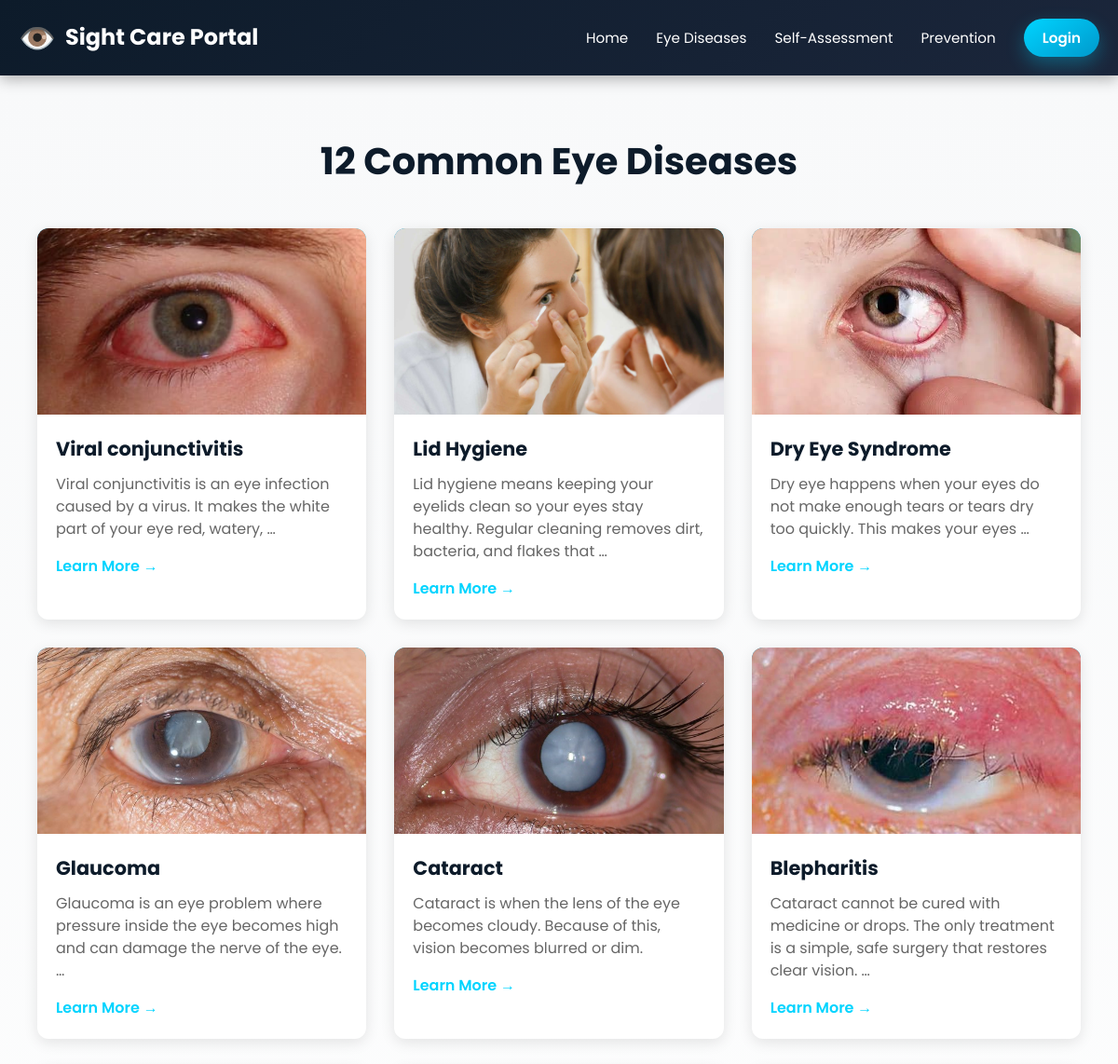
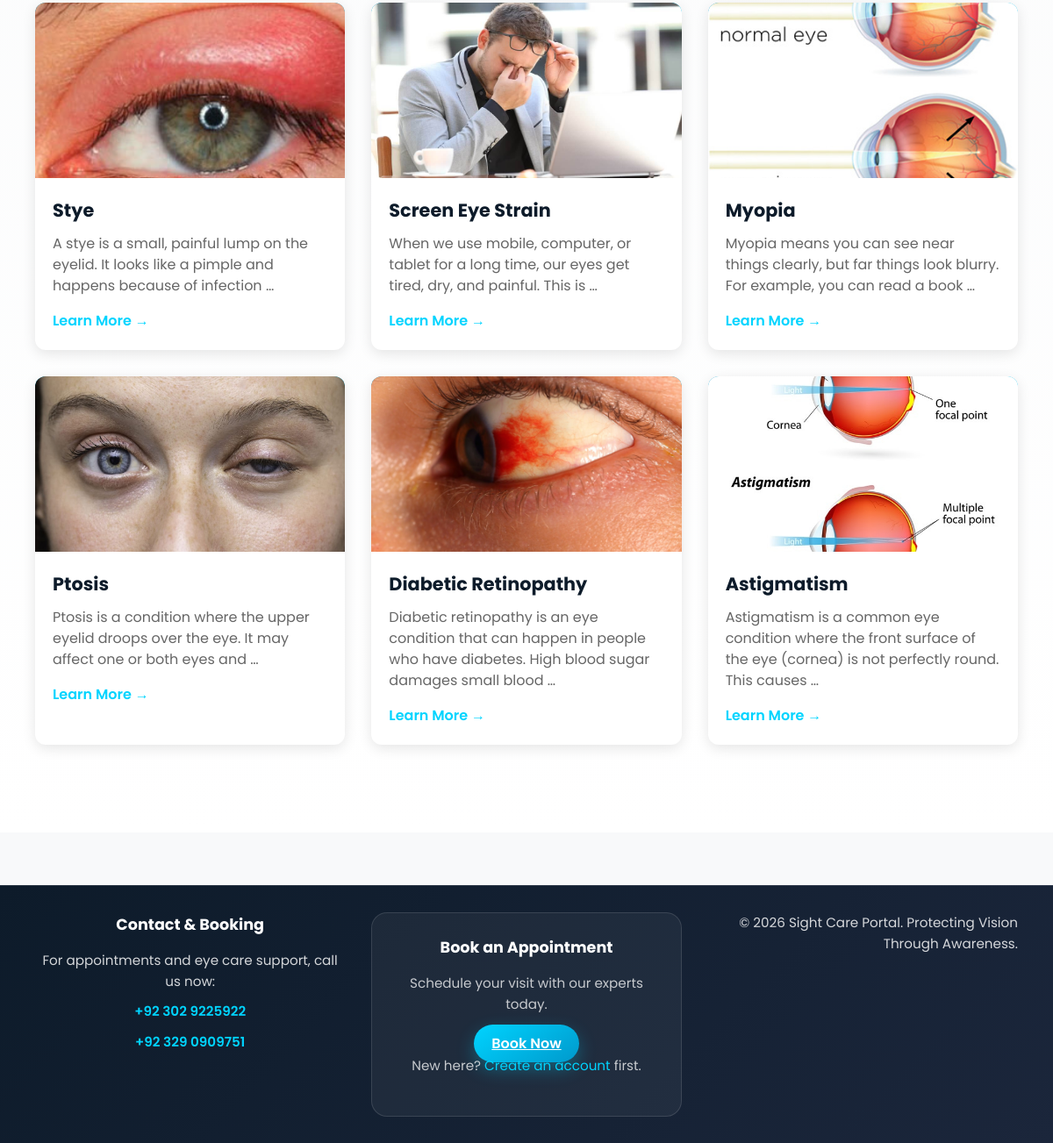
/diseases/, run on the app's committed database (2 pictures, top to bottom).
### portal/models.py (models this page shows, shortened)
class EyeDisease(models.Model):
    name = models.CharField(max_length=200)
    slug = models.SlugField(unique=True)
    image = models.ImageField(upload_to='diseases/', blank=True, null=True)
    description = models.TextField()
    symptoms = models.TextField()
    causes = models.TextField()
    prevention_tips = models.TextField()
    daily_care_tips = models.TextField()
    home_care = models.TextField()
    important_note = models.TextField()
    order = models.IntegerField(default=0)

### portal/views.py (the view)
# urls.py: path('diseases/', views.disease_list, name='disease_list'),
def disease_list(request):
    diseases = EyeDisease.objects.all().order_by('order')
    return render(request, 'portal/disease_list.html', {'diseases': diseases})

### portal/templates/portal/disease_list.html (shortened to what this page needs)
{% extends 'portal/base.html' %}
{% block content %}
<section class="disease-list">
    <div class="container">
        <h1>12 Common Eye Diseases</h1>
        <div class="disease-grid">
            {% for disease in diseases %}
            <div class="disease-card">
                {% if disease.image %}
                <img src="{{ disease.image.url }}" alt="{{ disease.name }}">
                {% else %}
                <div class="placeholder-image">👁️</div>
                {% endif %}
                <div class="disease-info">
                    <h3>{{ disease.name }}</h3>
                    <p>{{ disease.description|truncatewords:20 }}</p>
                    <a href="{% url 'disease_detail' disease.slug %}" class="btn-read-more">Learn More →</a>
                </div>
            </div>
            {% endfor %}
        </div>
    </div>
</section>
{% endblock %}

### portal/templates/portal/base.html (shortened to what this page needs)
<!DOCTYPE html>
<html lang="en">
<head>
    {% load static %}
    <link rel="stylesheet" href="{% static 'css/style.css' %}">
</head>
<body>
    <nav class="navbar">
        <div class="container">
            <a href="{% url 'home' %}" class="logo">
                <span class="logo-icon">👁️</span>
                <span>Sight Care Portal</span>
            </a>
            <ul class="nav-links">
                <li><a href="{% url 'home' %}">Home</a></li>
                <li><a href="{% url 'disease_list' %}">Eye Diseases</a></li>
                <li><a href="{% url 'self_assessment' %}">Self-Assessment</a></li>
                <li><a href="{% url 'prevention_guide' %}">Prevention</a></li>
                {% if user.is_authenticated %}
                    <li><a href="{% url 'logout' %}">Logout ({{ user.username }})</a></li>
                {% else %}
                    <li><a href="{% url 'login' %}" class="btn-primary">Login</a></li>
                {% endif %}
            </ul>
        </div>
    </nav>
    <main>
        {% block content %}{% endblock %}
    </main>
    <footer>
        <div class="container footer-grid">
            <div class="footer-info">
                <h3>Contact & Booking</h3>
                <p>For appointments and eye care support, call us now:</p>
                <p class="footer-contact"><a href="tel:+923029225922">+92 302 9225922</a></p>
                <p class="footer-contact"><a href="tel:+923290909751">+92 329 0909751</a></p>
            </div>
            <div class="footer-booking-card">
                <h3>Book an Appointment</h3>
                <p>Schedule your visit with our experts today.</p>
                <a href="{% url 'booking' %}" class="btn-primary">Book Now</a>
                <p class="footer-booking-note">New here? <a href="{% url 'signup' %}">Create an account</a> first.</p>
            </div>
            <div class="footer-copy">
                <p>&copy; 2026 Sight Care Portal. Protecting Vision Through Awareness.</p>
            </div>
        </div>
    </footer>
</body>
</html>

### portal/static/css/style.css (style rules this page uses)
* { margin: 0; padding: 0; box-sizing: border-box; }
:root { --primary-color: #00d4ff; --primary-dark: #0099cc; --secondary-color: #1b263b; --dark-bg: #0d1b2a; --light-text: #ffffff; --muted-text: rgba(255, 255, 255, 0.7); --border-color: rgba(255, 255, 255, 0.15); --success-color: #00cc66; --warning-color: #ff6b6b; --info-color: #0099ff; }
body { font-family: 'Poppins', sans-serif; color: #333; line-height: 1.6; background-color: #f8f9fa; }
html, body { scroll-behavior: smooth; }
.navbar { background: linear-gradient(135deg, #0d1b2a 0%, #1b263b 100%); padding: 15px 0; position: sticky; top: 0; z-index: 1000; box-shadow: 0 4px 15px rgba(0, 0, 0, 0.3); }
.navbar .container { display: flex; justify-content: space-between; align-items: center; max-width: 1200px; margin: 0 auto; padding: 0 20px; }
.navbar .logo { display: flex; align-items: center; gap: 10px; color: var(--light-text); text-decoration: none; font-size: 1.5rem; font-weight: 700; transition: all 0.3s ease; }
.logo-icon { font-size: 2rem; }
.navbar .nav-links { display: flex; list-style: none; gap: 30px; align-items: center; }
.navbar .nav-links a { color: var(--light-text); text-decoration: none; font-size: 0.95rem; transition: all 0.3s ease; position: relative; }
.navbar .nav-links a::after { content: ''; position: absolute; bottom: -5px; left: 0; width: 0; height: 2px; background: var(--primary-color); transition: width 0.3s ease; }
.btn-primary { background: linear-gradient(145deg, var(--primary-color), var(--primary-dark)); color: white; padding: 10px 20px !important; border-radius: 25px; font-weight: 600; border: none; transition: all 0.3s; box-shadow: 0 8px 20px rgba(0, 212, 255, 0.3); }
.container { max-width: 1200px; margin: 0 auto; padding: 0 20px; }
footer { background: #0c1724; color: white; padding: 40px 0; margin-top: 40px; }
footer .footer-grid { display: grid; grid-template-columns: repeat(3, minmax(220px, 1fr)); gap: 30px; align-items: start; }
footer h3 { margin-bottom: 15px; font-size: 1.1rem; }
.footer-info p, .footer-copy p { color: rgba(255,255,255,0.82); margin-bottom: 10px; }
.footer-contact a { color: var(--primary-color); text-decoration: none; font-weight: 600; }
.footer-booking-card { background: rgba(255,255,255,0.05); border: 1px solid rgba(255,255,255,0.12); padding: 25px; border-radius: 18px; }
.footer-booking-card p { margin: 0 0 20px; color: rgba(255,255,255,0.75); }
.footer-booking-note { margin-top: 12px; font-size: 0.95rem; color: rgba(255,255,255,0.72); }
.footer-booking-note a { color: var(--primary-color); text-decoration: none; }
.footer-copy { text-align: right; }
.disease-list { padding: 60px 20px; background: linear-gradient(180deg, #f8f9fa 0%, #ffffff 100%); }
.disease-list h1 { font-size: 2.5rem; color: #0d1b2a; margin-bottom: 40px; text-align: center; }
.disease-grid { display: grid; grid-template-columns: repeat(auto-fill, minmax(280px, 1fr)); gap: 30px; margin-bottom: 40px; }
.disease-card { background: white; border-radius: 12px; overflow: hidden; box-shadow: 0 4px 15px rgba(0, 0, 0, 0.1); transition: all 0.3s ease; transform: translateY(0); }
.disease-card img, .placeholder-image { width: 100%; height: 200px; object-fit: cover; background: linear-gradient(135deg, #0099cc, #00d4ff); display: flex; align-items: center; justify-content: center; font-size: 3rem; }
.disease-info { padding: 20px; }
.disease-info h3 { font-size: 1.3rem; color: #0d1b2a; margin-bottom: 10px; }
.disease-info p { color: #666; margin-bottom: 15px; line-height: 1.5; }
.btn-read-more { display: inline-block; color: var(--primary-color); text-decoration: none; font-weight: 600; transition: all 0.3s; }
footer { background: linear-gradient(135deg, #0d1b2a 0%, #1b263b 100%); color: var(--light-text); text-align: center; padding: 30px 20px; margin-top: 60px; border-top: 1px solid rgba(255, 255, 255, 0.1); }
footer p { margin: 0; font-size: 0.95rem; }

### data on the page
EyeDisease: image (picture), name "Viral conjunctivitis", description "Viral conjunctivitis is an eye infection caused by a virus. It makes the white part of your eye red, watery, …"
EyeDisease: image (picture), name "Lid Hygiene", description "Lid hygiene means keeping your eyelids clean so your eyes stay healthy. Regular cleaning removes dirt, bacteria, and flakes that …"
EyeDisease: image (picture), name "Dry Eye Syndrome", description "Dry eye happens when your eyes do not make enough tears or tears dry too quickly. This makes your eyes …"
EyeDisease: image (picture), name "Glaucoma", description "Glaucoma is an eye problem where pressure inside the eye becomes high and can damage the nerve of the eye. …"
EyeDisease: image (picture), name "Cataract", description "Cataract is when the lens of the eye becomes cloudy. Because of this, vision becomes blurred or dim."
EyeDisease: image (picture), name "Blepharitis", description "Cataract cannot be cured with medicine or drops. The only treatment is a simple, safe surgery that restores clear vision. …"
EyeDisease: image (picture), name "Stye", description "A stye is a small, painful lump on the eyelid. It looks like a pimple and happens because of infection …"
EyeDisease: image (picture), name "Screen Eye Strain", description "When we use mobile, computer, or tablet for a long time, our eyes get tired, dry, and painful. This is …"
EyeDisease: image (picture), name "Myopia", description "Myopia means you can see near things clearly, but far things look blurry. For example, you can read a book …"
EyeDisease: image (picture), name "Ptosis", description "Ptosis is a condition where the upper eyelid droops over the eye. It may affect one or both eyes and …"
EyeDisease: image (picture), name "Diabetic Retinopathy", description "Diabetic retinopathy is an eye condition that can happen in people who have diabetes. High blood sugar damages small blood …"
EyeDisease: image (picture), name "Astigmatism", description "Astigmatism is a common eye condition where the front surface of the eye (cornea) is not perfectly round. This causes …"
